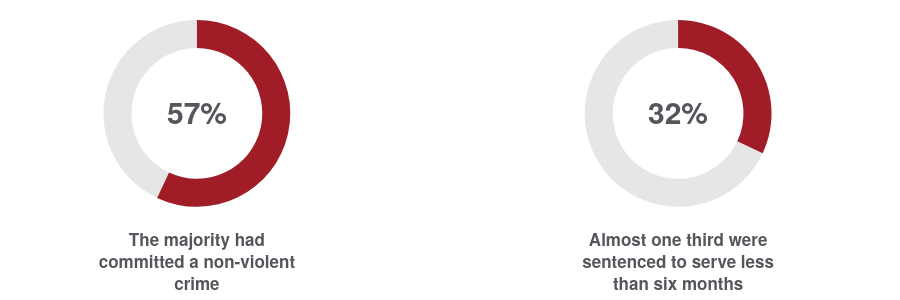

The cell this chart's notebook holds for it:
### Code cell
sentenced_receptions.create_chart()

### Figure 1 — Plotly figure (JSON) as saved in the notebook; plotly's stock layout.template omitted (floating-point values rounded to 4 significant figures)
{"data": [{"direction": "clockwise", "domain": {"x": [0, 0.45], "y": [0, 1]}, "hole": 0.7, "hoverinfo": "none", "labels": ["Non-violent offence", "Violent offence"], "marker": {"colors": ["rgb(160, 29, 40)", "rgba(84, 86, 91, 0.15)"]}, "name": "Offences", "sort": false, "textinfo": "none", "title": {"font": {"size": 17, "weight": "bold"}, "position": "bottom center", "text": "<br>The majority had<br>committed a non-violent<br>crime"}, "type": "pie", "values": [57, 43]}, {"direction": "clockwise", "domain": {"x": [0.55, 1], "y": [0, 1]}, "hole": 0.7, "hoverinfo": "none", "labels": ["Less than six months", "Six months or longer"], "marker": {"colors": ["rgb(160, 29, 40)", "rgba(84, 86, 91, 0.15)"]}, "name": "Sentence length", "sort": false, "textinfo": "none", "title": {"font": {"size": 17, "weight": "bold"}, "position": "bottom center", "text": "<br>Almost one third were<br>sentenced to serve less<br>than six months"}, "type": "pie", "values": [32, 68]}], "layout": {"annotations": [{"font": {"size": 30, "weight": "bold"}, "showarrow": false, "text": "57%", "x": 0.225, "xanchor": "center", "xref": "paper", "y": 0.55, "yanchor": "bottom", "yref": "paper"}, {"font": {"size": 30, "weight": "bold"}, "showarrow": false, "text": "32%", "x": 0.775, "xanchor": "center", "xref": "paper", "y": 0.55, "yanchor": "bottom", "yref": "paper"}], "height": 300, "margin": {"b": 25, "l": 0, "r": 25, "t": 20}, "showlegend": false, "title": {"automargin": false}}}
